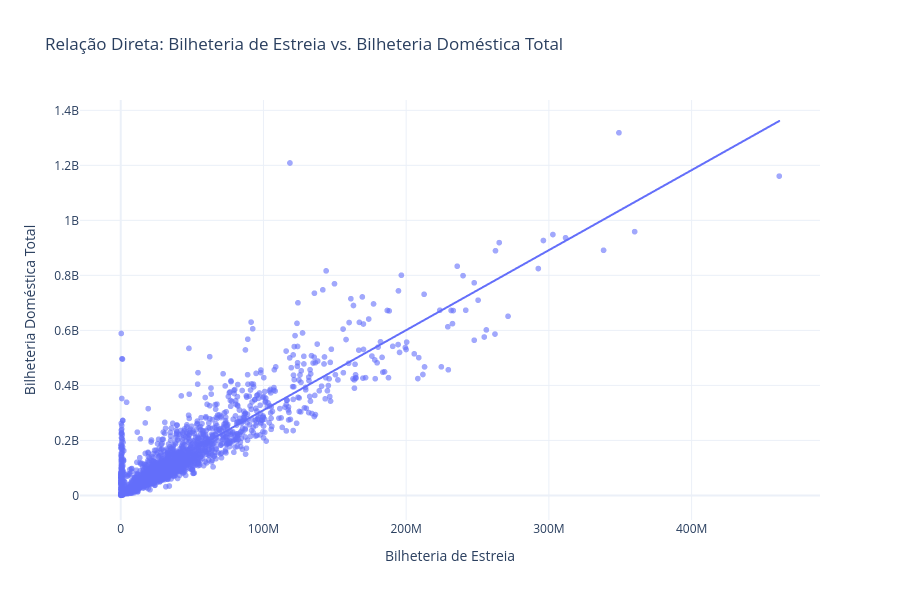

This figure's notebook cell:
### Code cell
df_plot = df.dropna(subset=['estreia_bilheteria', 'domestic_bo']).copy()

# Cria o gráfico de dispersão
fig = px.scatter(
    df_plot,
    x='estreia_bilheteria',
    y='domestic_bo',
    hover_name='nome',
    #color='genre',
    hover_data=['year', 'genre', 'tn_legs'],
    trendline='ols',          # Linha de tendência estatística
    title='Relação Direta: Bilheteria de Estreia vs. Bilheteria Doméstica Total',
    labels={
        'estreia_bilheteria': 'Bilheteria de Estreia ($)',
        'domestic_bo': 'Bilheteria Doméstica Total ($)'
    },
    opacity=0.6
)

# Ajustes vitais: Escala logarítmica em AMBOS os eixos para dados de bilheteria
fig.update_layout(
    #xaxis_type='log',
    #yaxis_type='log',
    xaxis_title='Bilheteria de Estreia',
    yaxis_title='Bilheteria Doméstica Total',
    width=900,
    height=600,
    template='plotly_white'
)

fig.show()

### Figure 1 — Plotly figure (JSON) as saved in the notebook; plotly's stock layout.template omitted (floating-point values rounded to 4 significant figures; data arrays with more than 128 entries replaced by an {"elided": "..."} marker saying what was removed)
{"data": [{"customdata": {"elided": "2682x3 mixed values"}, "hovertemplate": "<b>%{hovertext}</b><br><br>Bilheteria de Estreia ($)=%{x}<br>Bilheteria Doméstica Total ($)=%{y}<br>year=%{customdata[0]}<br>genre=%{customdata[1]}<br>tn_legs=%{customdata[2]}<extra></extra>", "hovertext": {"elided": "2682 str values"}, "legendgroup": "", "marker": {"color": "#636efa", "opacity": 0.6, "symbol": "circle"}, "mode": "markers", "name": "", "showlegend": false, "type": "scattergl", "x": {"elided": "2682 float values"}, "xaxis": "x", "y": {"elided": "2682 float values"}, "yaxis": "y"}, {"hovertemplate": "<b>OLS trendline</b><br>domestic_bo = 2.9093 * estreia_bilheteria + 1.89209e+07<br>R<sup>2</sup>=0.815937<br><br>Bilheteria de Estreia ($)=%{x}<br>Bilheteria Doméstica Total ($)=%{y} <b>(trend)</b><extra></extra>", "legendgroup": "", "marker": {"color": "#636efa", "symbol": "circle"}, "mode": "lines", "name": "", "showlegend": false, "type": "scattergl", "x": {"elided": "2682 float values"}, "xaxis": "x", "y": {"elided": "2682 float values"}, "yaxis": "y"}], "layout": {"height": 600, "legend": {"tracegroupgap": 0}, "title": {"text": "Relação Direta: Bilheteria de Estreia vs. Bilheteria Doméstica Total"}, "width": 900, "xaxis": {"anchor": "y", "domain": [0, 1], "title": {"text": "Bilheteria de Estreia"}}, "yaxis": {"anchor": "x", "domain": [0, 1], "title": {"text": "Bilheteria Doméstica Total"}}}}
